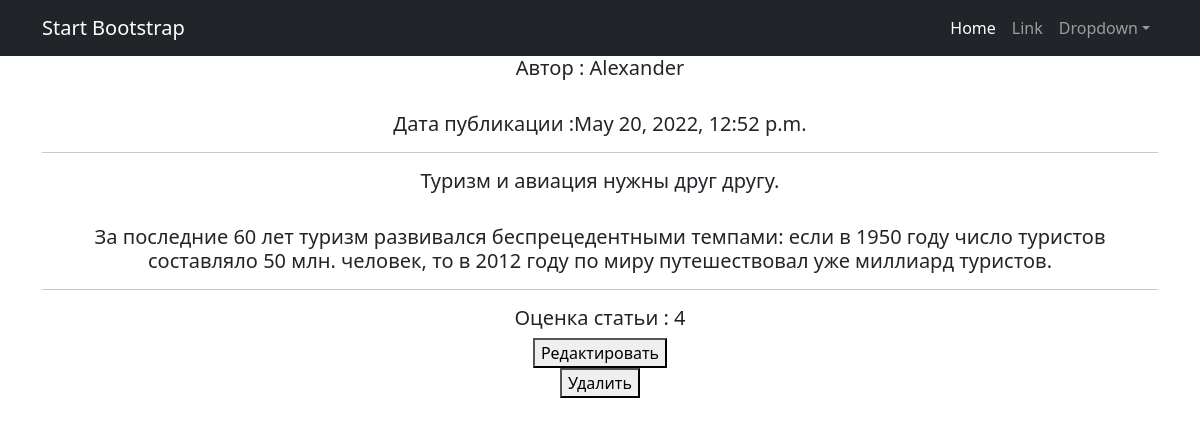
Screenshot of /news/1 with the database file from the repository.
### news/models.py (models this page shows, shortened)
class Post(models.Model):
    article = 'AR'
    news = 'NW'
    TYPES = [(article, 'статья'), (news, 'новость')]
    post_author = models.ForeignKey(Author, on_delete=models.CASCADE)
    post_type = models.CharField(max_length=2, choices=TYPES)
    post_time_create = models.DateTimeField(auto_now_add=True)
    post_category = models.ManyToManyField(Category, through='PostCategory')
    post_title = models.CharField(max_length=255)
    post_text = models.TextField()
    post_rating = models.IntegerField(default=0)

class Author(models.Model):
    author = models.OneToOneField(User, on_delete=models.CASCADE)
    author_rating = models.IntegerField(default=0, verbose_name='rating')
    def __str__(self):
        return f'{self.author}'

### news/views.py (the view)
# urls.py: path('<int:pk>', PostDetail.as_view(), name='post'),
class PostDetail(DetailView):
    model = Post
    template_name = 'post.html'
    context_object_name = 'post'
    queryset = Post.objects.all()

### news/templatetags/custom_filters.py (called while the page is built)
@register.filter(name='censor')
def censor(value):
    count = 0
    bad_words = ['сука', 'черт', 'блин', 'скотина', 'падла', 'гадость']
    text = value.split()
    for word in text:
        word = word.lower()
        for bad_word in bad_words:
            if word == bad_word:
                return value.replace(text[count], '*' * len(word))
        count += 1
    return value

### templates/post.html (shortened to what this page needs)
{% extends 'flatpages/default.html' %}
{% load custom_filters %}
{% load custom_tags %}
{% block content %}
<h5>Автор : {{ post.post_author }}</h5>
<br>
<h5>Дата публикации :{{ post.post_time_create }}</h5>
<hr>
<h5> {{ post.post_title | censor}}.</h5>
<br>
<h5> {{ post.post_text | censor }}</h5>
<hr>
<h5> Оценка статьи : {{ post.post_rating }}</h5>
<body>
  <form action="{% url 'post_update' post.id %}">
   <button>Редактировать</button>
  </form>
  <form action="{% url 'post_delete' post.id %}">
   <button>Удалить</button>
  </form>
 </body>
{% endblock content %}

### rows the page displays
Post: post_author "Alexander", post_time_create "May 20, 2022, 12:52 p.m.", post_title|censor "Туризм и авиация нужны друг другу", post_text|censor "За последние 60 лет туризм развивался беспрецедентными темпами: если в 1950 году число туристов составляло 50 млн. человек, то в 2012 году по миру путешествовал уже миллиард туристов.", post_rating "4"
